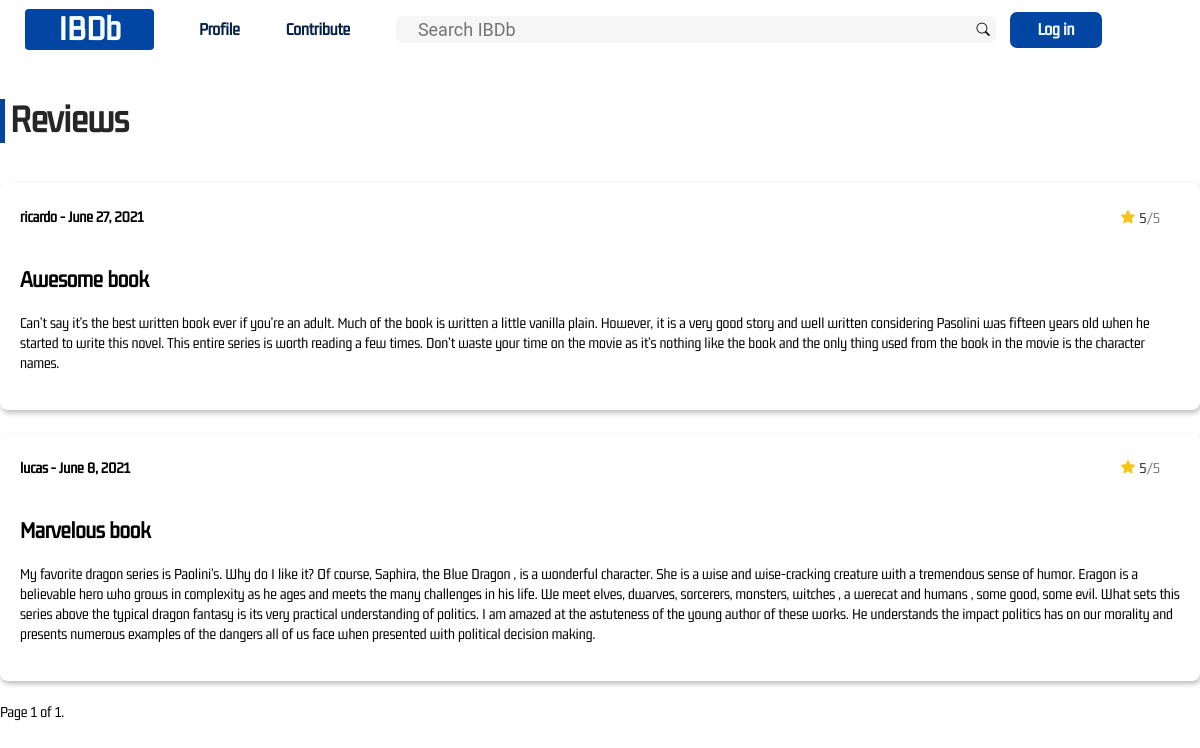
The page /book/show/reviews/1/?page=1 on the database its author committed.
### books/models.py (models this page shows)
class Review(models.Model):
	user = models.ForeignKey(User, on_delete=models.CASCADE)
	book = models.ForeignKey(Book, on_delete=models.CASCADE)
	title = models.CharField(max_length=175)
	text = models.CharField(max_length=1024)
	date = models.DateField(auto_now=True)
	score = models.IntegerField(default=0,
		validators = [
				MaxValueValidator(5),
				MinValueValidator(0)
			]
		)

class User(AbstractUser):
	contributions = models.IntegerField(default=0)
	read = models.ManyToManyField(Book, related_name="books_already_read")
	reading = models.ManyToManyField(Book, related_name="books_currently_reading")
	want_to_read = models.ManyToManyField(Book, related_name="books_to_read")

### books/views.py (the view)
# urls.py: path(r'book/show/reviews/<str:book_id>/', views.show_reviews, name="book_reviews")
def show_reviews(request, book_id):
	book = get_object_or_404(Book, id=book_id)
	reviews = Review.objects.filter(book=book)
	page_number = request.GET.get("page")
	paginator = Paginator(reviews, 10)
	page_obj = paginator.get_page(page_number)
	return render(request, "books/book_reviews.html", {
		"page_obj": page_obj,
		"book_id": book.id
		})

### books/templates/books/book_reviews.html (shortened to what this page needs)
{% extends 'books/layout.html' %}
{% load static %}
{% block css %}<link rel="stylesheet" href="{% static 'css/book.css' %}">{% endblock %}
{% block body %}
<div class="book-reviews">
	<h3>Reviews</h3>
	{% for review in page_obj %}
		<div class="review">
			<div class="review-top">
				<h4>{{ review.user.username }} - {{ review.date }}</h4>
				<span class="review-rating"><i class="bi bi-star-fill"></i> {{ review.score }}<span class="max-rating">/5</span></span>
			</div>
			<h2>{{ review.title }}</h2>
			<p>{{ review.text }}</p>
		</div>
	{% endfor %}
</div>
<div class="pagination">
    <span class="step-links">
        <span class="current">
            Page {{ page_obj.number }} of {{ page_obj.paginator.num_pages }}.
        </span>
    </span>
</div>
{% endblock %}

### books/static/css/layout.css (style rules this page uses)
body { margin: 0; padding: 0; font-family: 'Gemunu'; }

### books/static/css/book.css (style rules this page uses)
.review-rating i::before { color: #f5c518; transform: scale(0.9); }
h3 { font-size: 40px; font-weight: bold; color: rgba(0, 0, 0, 85%); border-left: 5px solid #0245A3; padding-left: 5px; display: flex; }
.review { margin-bottom: 23px; padding: 5px 20px 20px 20px; box-shadow: 1px 3px 5px rgba(0, 0, 0, 0.25); border-radius: 8px; }
.review p { line-height: 20px; }
.review-top { display: flex; }
.review-rating { margin-left: auto; margin-right: 20px; align-self: center; color: rgba(0, 0, 0, 80%); }
.max-rating { color: rgba(0, 0, 0, 50%); }

### rows shown on the page
Review: user.username "ricardo", date "June 27, 2021", score "5", title "Awesome book", text "Can’t say it’s the best written book ever if you’re an adult. Much of the book is written a little vanilla plain. However, it is a very good story and well written considering Pasolini was fifteen years old when he started to write this novel. This entire series is worth reading a few times. Don’t waste your time on the movie as it’s nothing like the book and the only thing used from the book in the movie is the character names."
Review: user.username "lucas", date "June 8, 2021", score "5", title "Marvelous book", text "My favorite dragon series is Paolini's. Why do I like it? Of course, Saphira, the Blue Dragon , is a wonderful character. She is a wise and wise-cracking creature with a tremendous sense of humor. Eragon is a believable hero who grows in complexity as he ages and meets the many challenges in his life. We meet elves, dwarves, sorcerers, monsters, witches , a werecat and humans , some good, some evil. What sets this series above the typical dragon fantasy is its very practical understanding of politics. I am amazed at the astuteness of the young author of these works. He understands the impact politics has on our morality and presents numerous examples of the dangers all of us face when…"

### other values the page prints
{{ page_obj.number }} "1"
{{ page_obj.paginator.num_pages }} "1"
